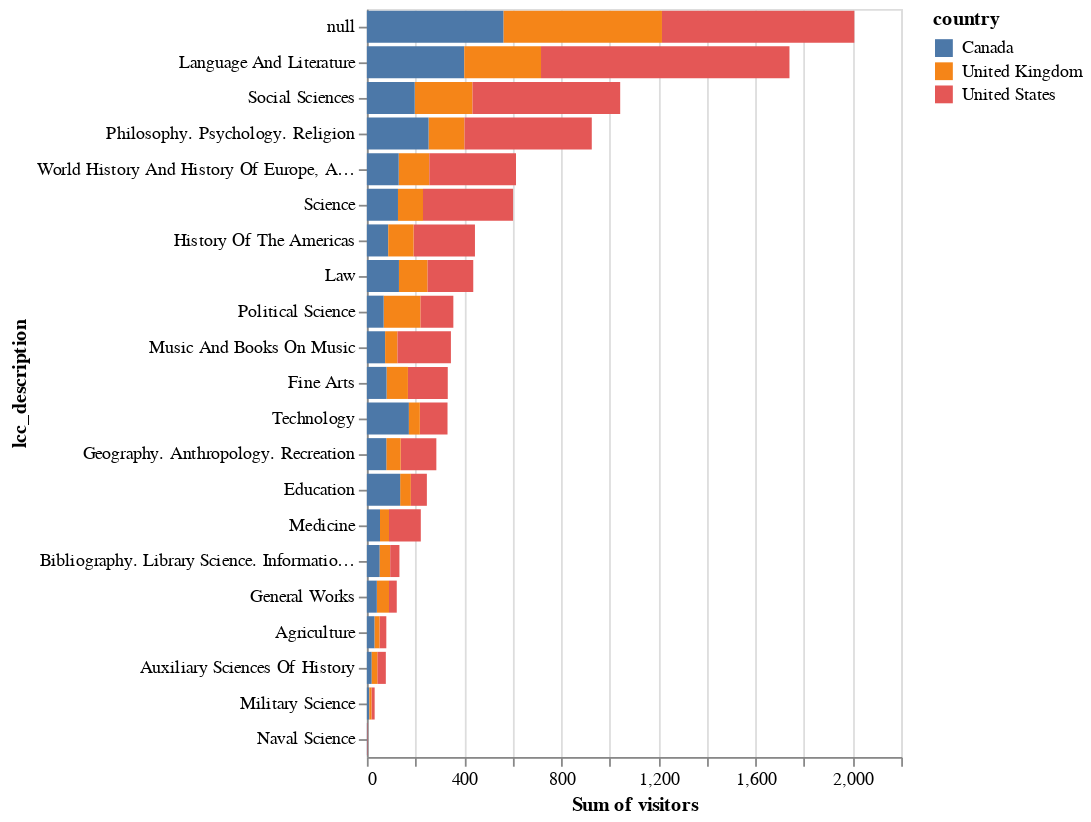

The code cell stored with this chart in its notebook:
### Code cell
alt.Chart(pageviews).mark_bar().encode(
    alt.Y('lcc_description:N').sort('-x'),
    x = 'sum(visitors):Q',
    color = 'country:N'
)

### Figure 1 — Vega specification as saved in the notebook (floating-point values rounded to 4 significant figures)
{"$schema": "https://vega.github.io/schema/vega/v5.json", "data": [{"name": "source_0"}, {"name": "data_0", "values": [{"country": "Canada", "lcc_description": "Military Science", "sum_visitors": 10, "sum_visitors_end": 10.0, "sum_visitors_start": 0.0}, {"country": "United States", "lcc_description": "History Of The Americas", "sum_visitors": 253, "sum_visitors_end": 445.0, "sum_visitors_start": 192.0}, {"country": "United Kingdom", "lcc_description": "Social Sciences", "sum_visitors": 238, "sum_visitors_end": 435.0, "sum_visitors_start": 197.0}, {"country": "United Kingdom", "lcc_description": null, "sum_visitors": 653, "sum_visitors_end": 1215.0, "sum_visitors_start": 562.0}, {"country": "United Kingdom", "lcc_description": "Science", "sum_visitors": 103, "sum_visitors_end": 231.0, "sum_visitors_start": 128.0}, {"country": "Canada", "lcc_description": "Medicine", "sum_visitors": 54, "sum_visitors_end": 54.0, "sum_visitors_start": 0.0}, {"country": "Canada", "lcc_description": "Language And Literature", "sum_visitors": 401, "sum_visitors_end": 401.0, "sum_visitors_start": 0.0}, {"country": "United Kingdom", "lcc_description": "Philosophy. Psychology. Religion", "sum_visitors": 148, "sum_visitors_end": 402.0, "sum_visitors_start": 254.0}, {"country": "United Kingdom", "lcc_description": "World History And History Of Europe, Asia, Africa, Australia, New Zealand, Etc.", "sum_visitors": 126, "sum_visitors_end": 257.0, "sum_visitors_start": 131.0}, {"country": "United Kingdom", "lcc_description": "Language And Literature", "sum_visitors": 316, "sum_visitors_end": 717.0, "sum_visitors_start": 401.0}, {"country": "United States", "lcc_description": "Science", "sum_visitors": 371, "sum_visitors_end": 602.0, "sum_visitors_start": 231.0}, {"country": "Canada", "lcc_description": null, "sum_visitors": 562, "sum_visitors_end": 562.0, "sum_visitors_start": 0.0}, {"country": "United States", "lcc_description": "Fine Arts", "sum_visitors": 164, "sum_visitors_end": 333.0, "sum_visitors_start": 169.0}, {"country": "United States", "lcc_description": "Philosophy. Psychology. Religion", "sum_visitors": 524, "sum_visitors_end": 926.0, "sum_visitors_start": 402.0}, {"country": "United States", "lcc_description": "Social Sciences", "sum_visitors": 608, "sum_visitors_end": 1043.0, "sum_visitors_start": 435.0}, {"country": "United Kingdom", "lcc_description": "Education", "sum_visitors": 44, "sum_visitors_end": 181.0, "sum_visitors_start": 137.0}, {"country": "Canada", "lcc_description": "Social Sciences", "sum_visitors": 197, "sum_visitors_end": 197.0, "sum_visitors_start": 0.0}, {"country": "Canada", "lcc_description": "Bibliography. Library Science. Information Resources (General)", "sum_visitors": 53, "sum_visitors_end": 53.0, "sum_visitors_start": 0.0}, {"country": "United States", "lcc_description": null, "sum_visitors": 792, "sum_visitors_end": 2007.0, "sum_visitors_start": 1215.0}, {"country": "United Kingdom", "lcc_description": "Law", "sum_visitors": 118, "sum_visitors_end": 250.0, "sum_visitors_start": 132.0}, {"country": "Canada", "lcc_description": "Education", "sum_visitors": 137, "sum_visitors_end": 137.0, "sum_visitors_start": 0.0}, {"country": "Canada", "lcc_description": "Music And Books On Music", "sum_visitors": 75, "sum_visitors_end": 75.0, "sum_visitors_start": 0.0}, {"country": "United Kingdom", "lcc_description": "Fine Arts", "sum_visitors": 88, "sum_visitors_end": 169.0, "sum_visitors_start": 81.0}, {"country": "Canada", "lcc_description": "World History And History Of Europe, Asia, Africa, Australia, New Zealand, Etc.", "sum_visitors": 131, "sum_visitors_end": 131.0, "sum_visitors_start": 0.0}, {"country": "United States", "lcc_description": "Language And Literature", "sum_visitors": 1023, "sum_visitors_end": 1740.0, "sum_visitors_start": 717.0}, {"country": "Canada", "lcc_description": "Law", "sum_visitors": 132, "sum_visitors_end": 132.0, "sum_visitors_start": 0.0}, {"country": "United States", "lcc_description": "Geography. Anthropology. Recreation", "sum_visitors": 147, "sum_visitors_end": 286.0, "sum_visitors_start": 139.0}, {"country": "United States", "lcc_description": "Law", "sum_visitors": 188, "sum_visitors_end": 438.0, "sum_visitors_start": 250.0}, {"country": "United Kingdom", "lcc_description": "Bibliography. Library Science. Information Resources (General)", "sum_visitors": 43, "sum_visitors_end": 96.0, "sum_visitors_start": 53.0}, {"country": "United Kingdom", "lcc_description": "General Works", "sum_visitors": 50, "sum_visitors_end": 91.0, "sum_visitors_start": 41.0}, {"country": "United States", "lcc_description": "Agriculture", "sum_visitors": 28, "sum_visitors_end": 80.0, "sum_visitors_start": 52.0}, {"country": "United Kingdom", "lcc_description": "Political Science", "sum_visitors": 152, "sum_visitors_end": 221.0, "sum_visitors_start": 69.0}, {"country": "United Kingdom", "lcc_description": "Geography. Anthropology. Recreation", "sum_visitors": 59, "sum_visitors_end": 139.0, "sum_visitors_start": 80.0}, {"country": "Canada", "lcc_description": "Geography. Anthropology. Recreation", "sum_visitors": 80, "sum_visitors_end": 80.0, "sum_visitors_start": 0.0}, {"country": "Canada", "lcc_description": "Philosophy. Psychology. Religion", "sum_visitors": 254, "sum_visitors_end": 254.0, "sum_visitors_start": 0.0}, {"country": "Canada", "lcc_description": "General Works", "sum_visitors": 41, "sum_visitors_end": 41.0, "sum_visitors_start": 0.0}, {"country": "Canada", "lcc_description": "Science", "sum_visitors": 128, "sum_visitors_end": 128.0, "sum_visitors_start": 0.0}, {"country": "United States", "lcc_description": "Technology", "sum_visitors": 114, "sum_visitors_end": 332.0, "sum_visitors_start": 218.0}, {"country": "United States", "lcc_description": "World History And History Of Europe, Asia, Africa, Australia, New Zealand, Etc.", "sum_visitors": 357, "sum_visitors_end": 614.0, "sum_visitors_start": 257.0}, {"country": "United Kingdom", "lcc_description": "Agriculture", "sum_visitors": 21, "sum_visitors_end": 52.0, "sum_visitors_start": 31.0}, {"country": "Canada", "lcc_description": "History Of The Americas", "sum_visitors": 88, "sum_visitors_end": 88.0, "sum_visitors_start": 0.0}, {"country": "United States", "lcc_description": "General Works", "sum_visitors": 32, "sum_visitors_end": 123.0, "sum_visitors_start": 91.0}, {"country": "United Kingdom", "lcc_description": "Music And Books On Music", "sum_visitors": 51, "sum_visitors_end": 126.0, "sum_visitors_start": 75.0}, {"country": "Canada", "lcc_description": "Technology", "sum_visitors": 173, "sum_visitors_end": 173.0, "sum_visitors_start": 0.0}, {"country": "United States", "lcc_description": "Music And Books On Music", "sum_visitors": 220, "sum_visitors_end": 346.0, "sum_visitors_start": 126.0}, {"country": "Canada", "lcc_description": "Political Science", "sum_visitors": 69, "sum_visitors_end": 69.0, "sum_visitors_start": 0.0}, {"country": "United States", "lcc_description": "Education", "sum_visitors": 66, "sum_visitors_end": 247.0, "sum_visitors_start": 181.0}, {"country": "United States", "lcc_description": "Auxiliary Sciences Of History", "sum_visitors": 35, "sum_visitors_end": 78.0, "sum_visitors_start": 43.0}, {"country": "Canada", "lcc_description": "Auxiliary Sciences Of History", "sum_visitors": 20, "sum_visitors_end": 20.0, "sum_visitors_start": 0.0}, {"country": "United Kingdom", "lcc_description": "History Of The Americas", "sum_visitors": 104, "sum_visitors_end": 192.0, "sum_visitors_start": 88.0}, {"country": "United States", "lcc_description": "Medicine", "sum_visitors": 131, "sum_visitors_end": 222.0, "sum_visitors_start": 91.0}, {"country": "United States", "lcc_description": "Military Science", "sum_visitors": 13, "sum_visitors_end": 32.0, "sum_visitors_start": 19.0}, {"country": "Canada", "lcc_description": "Fine Arts", "sum_visitors": 81, "sum_visitors_end": 81.0, "sum_visitors_start": 0.0}, {"country": "United States", "lcc_description": "Political Science", "sum_visitors": 135, "sum_visitors_end": 356.0, "sum_visitors_start": 221.0}, {"country": "United Kingdom", "lcc_description": "Auxiliary Sciences Of History", "sum_visitors": 23, "sum_visitors_end": 43.0, "sum_visitors_start": 20.0}, {"country": "Canada", "lcc_description": "Agriculture", "sum_visitors": 31, "sum_visitors_end": 31.0, "sum_visitors_start": 0.0}, {"country": "United States", "lcc_description": "Bibliography. Library Science. Information Resources (General)", "sum_visitors": 38, "sum_visitors_end": 134.0, "sum_visitors_start": 96.0}, {"country": "United Kingdom", "lcc_description": "Technology", "sum_visitors": 45, "sum_visitors_end": 218.0, "sum_visitors_start": 173.0}, {"country": "United Kingdom", "lcc_description": "Medicine", "sum_visitors": 37, "sum_visitors_end": 91.0, "sum_visitors_start": 54.0}, {"country": "United Kingdom", "lcc_description": "Military Science", "sum_visitors": 9, "sum_visitors_end": 19.0, "sum_visitors_start": 10.0}, {"country": "United States", "lcc_description": "Naval Science", "sum_visitors": 2, "sum_visitors_end": 3.0, "sum_visitors_start": 1.0}, {"country": "Canada", "lcc_description": "Naval Science", "sum_visitors": 1, "sum_visitors_end": 1.0, "sum_visitors_start": 0.0}]}, {"name": "source_0_y_domain_lcc_description", "values": [{"lcc_description": "Military Science", "sort_field": 32}, {"lcc_description": "History Of The Americas", "sort_field": 445}, {"lcc_description": "Social Sciences", "sort_field": 1043}, {"lcc_description": null, "sort_field": 2007}, {"lcc_description": "Science", "sort_field": 602}, {"lcc_description": "Medicine", "sort_field": 222}, {"lcc_description": "Language And Literature", "sort_field": 1740}, {"lcc_description": "Philosophy. Psychology. Religion", "sort_field": 926}, {"lcc_description": "World History And History Of Europe, Asia, Africa, Australia, New Zealand, Etc.", "sort_field": 614}, {"lcc_description": "Fine Arts", "sort_field": 333}, {"lcc_description": "Education", "sort_field": 247}, {"lcc_description": "Bibliography. Library Science. Information Resources (General)", "sort_field": 134}, {"lcc_description": "Law", "sort_field": 438}, {"lcc_description": "Music And Books On Music", "sort_field": 346}, {"lcc_description": "Geography. Anthropology. Recreation", "sort_field": 286}, {"lcc_description": "General Works", "sort_field": 123}, {"lcc_description": "Agriculture", "sort_field": 80}, {"lcc_description": "Political Science", "sort_field": 356}, {"lcc_description": "Technology", "sort_field": 332}, {"lcc_description": "Auxiliary Sciences Of History", "sort_field": 78}, {"lcc_description": "Naval Science", "sort_field": 3}]}, {"name": "data_0_color_domain_country", "values": [{"country": "Canada"}, {"country": "United States"}, {"country": "United Kingdom"}]}], "signals": [{"name": "y_step", "value": 20}, {"name": "height", "update": "bandspace(domain('y').length, 0.1, 0.05) * y_step"}], "marks": [{"type": "rect", "name": "marks", "from": {"data": "data_0"}, "encode": {"update": {"ariaRoleDescription": {"value": "bar"}, "x2": {"field": "sum_visitors_start", "scale": "x"}, "x": {"field": "sum_visitors_end", "scale": "x"}, "height": {"signal": "max(0.25, bandwidth('y'))"}, "fill": {"field": "country", "scale": "color"}, "description": {"signal": "\"Sum of visitors: \" + (format(datum[\"sum_visitors\"], \"\")) + \"; lcc_description: \" + (isValid(datum[\"lcc_description\"]) ? datum[\"lcc_description\"] : \"\"+datum[\"lcc_description\"]) + \"; country: \" + (isValid(datum[\"country\"]) ? datum[\"country\"] : \"\"+datum[\"country\"])"}, "y": {"field": "lcc_description", "scale": "y"}}}, "style": ["bar"]}], "scales": [{"name": "x", "type": "linear", "domain": {"fields": ["sum_visitors_start", "sum_visitors_end"], "data": "data_0"}, "range": [0, {"signal": "width"}], "zero": true, "nice": true}, {"name": "y", "type": "band", "domain": {"data": "source_0_y_domain_lcc_description", "field": "lcc_description", "sort": {"op": "max", "field": "sort_field", "order": "descending"}}, "range": {"step": {"signal": "y_step"}}, "paddingInner": 0.1, "paddingOuter": 0.05}, {"name": "color", "type": "ordinal", "domain": {"data": "data_0_color_domain_country", "field": "country", "sort": true}, "range": "category"}], "axes": [{"scale": "x", "orient": "bottom", "zindex": 0, "domain": false, "ticks": false, "minExtent": 0, "labels": false, "tickCount": {"signal": "ceil(width/40)"}, "grid": true, "aria": false, "maxExtent": 0, "gridScale": "y"}, {"scale": "x", "grid": false, "labelOverlap": true, "labelFlush": true, "tickCount": {"signal": "ceil(width/40)"}, "zindex": 0, "title": "Sum of visitors", "orient": "bottom"}, {"scale": "y", "grid": false, "title": "lcc_description", "orient": "left", "zindex": 0}], "padding": 5, "width": 300, "background": "white", "legends": [{"fill": "color", "symbolType": "square", "title": "country"}], "style": "cell"}
